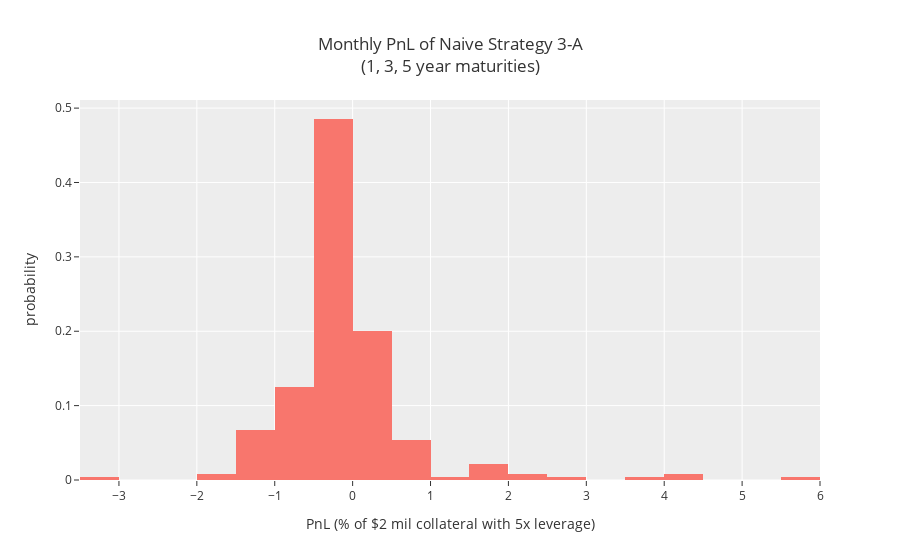

Here is the notebook cell this chart was saved with:
### Code cell
plot_pnl_dist(
    'strat_n3A_135_sigma_thresh0.25_window_size102',
    title=f'Monthly PnL of Naive Strategy 3-A<br>(1, 3, 5 year maturities)',
    nbins=30,
)

### Figure 1 — Plotly figure (JSON) as saved in the notebook; plotly's stock layout.template omitted (floating-point values rounded to 4 significant figures; data arrays with more than 128 entries replaced by an {"elided": "..."} marker saying what was removed)
{"data": [{"alignmentgroup": "True", "bingroup": "x", "histnorm": "probability", "hovertemplate": "variable=pnl_pct<br>PnL (% of $2 mil collateral with 5x leverage)=%{x}<br>probability=%{y}<extra></extra>", "legendgroup": "pnl_pct", "marker": {"color": "#F8766D", "pattern": {"shape": ""}}, "name": "pnl_pct", "nbinsx": 30, "offsetgroup": "pnl_pct", "orientation": "v", "showlegend": true, "type": "histogram", "x": {"elided": "239 float values"}, "xaxis": "x", "yaxis": "y"}], "layout": {"autosize": true, "barmode": "relative", "legend": {"title": {"text": "variable"}, "tracegroupgap": 0}, "showlegend": false, "title": {"text": "Monthly PnL of Naive Strategy 3-A<br>(1, 3, 5 year maturities)"}, "xaxis": {"anchor": "y", "autorange": true, "domain": [0, 1], "range": [-3.5, 6], "title": {"text": "PnL (% of $2 mil collateral with 5x leverage)"}, "type": "linear"}, "yaxis": {"anchor": "x", "autorange": true, "domain": [0, 1], "range": [0, 0.5109], "title": {"text": "probability"}}}}
